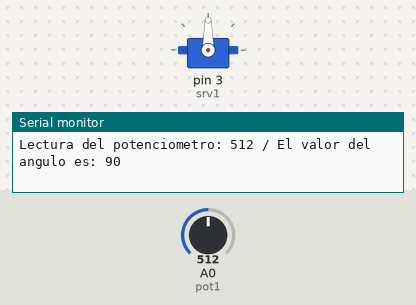
A sketch run on a simulated Arduino Uno, built with avr-gcc and run on an emulated ATmega328P. On the bench: servo, the last lines printed to the serial monitor. Inputs (shaded band) come from the test bench; at power-on: A0 (pot1) = 512.

Above: at 1.8 s.
1.9 s: A0 (pot1) set to 716
At 2.5 s:
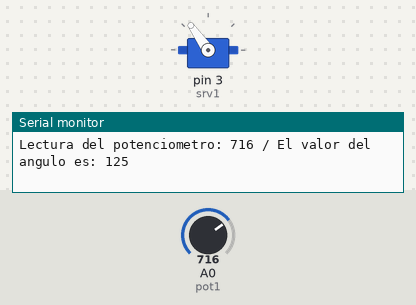
3.5 s: A0 (pot1) set to 900
At 5.2 s:
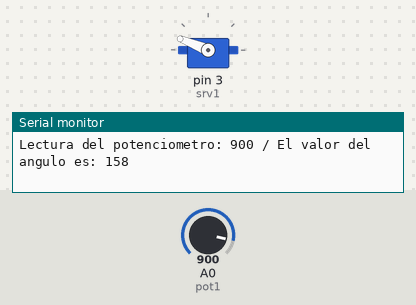
5.5 s: A0 (pot1) set to 1023
At 6.9 s:
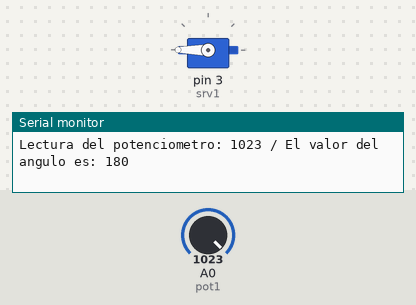
7.5 s: A0 (pot1) set to 306
At 8.4 s:
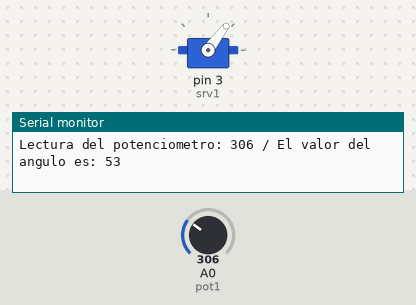
9.5 s: A0 (pot1) set to 122
At 11.2 s:
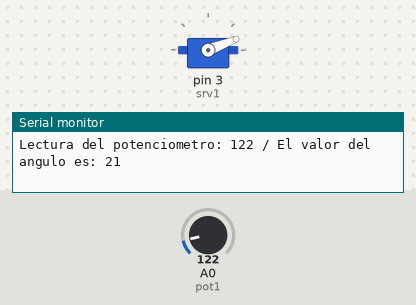
11.5 s: A0 (pot1) set to 0
At 12.8 s:
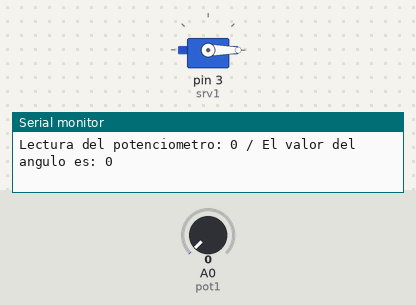
Timing chart, 0 to 14.5 s (numbered marks = the images above; inputs shaded):
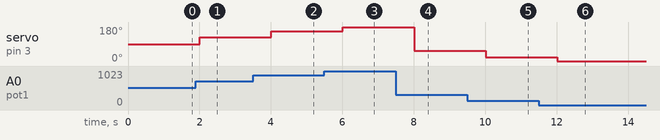

The sketch:

ServoPot.ino
```cpp
#include <Servo.h>

Servo servo;

const int srv1 = 3;
const int pot1 = A0;


int potValue = 0;
int angl = 0;

void setup()
{
  Serial.begin(9600);
  servo.attach(srv1);
}

void loop()
{
  	potValue = analogRead(pot1);
  	angl = map(potValue,0,1023,0,180);
  	servo.write(angl);

  	Serial.print("Lectura del potenciometro: ");
  	Serial.print(potValue);
  	Serial.print(" / El valor del angulo es: ");
  	Serial.println(angl);
  	delay(1000);
}
```

Measured:
- after the input at 1.9 s, servo on pin 3 (srv1): 90° → 125° after 0.10 s
- after the input at 3.5 s, servo on pin 3 (srv1): 125° → 158° after 0.50 s
- after the input at 5.5 s, servo on pin 3 (srv1): 158° → 180° after 0.51 s
- after the input at 7.5 s, servo on pin 3 (srv1): 180° → 53° after 0.51 s
- after the input at 9.5 s, servo on pin 3 (srv1): 53° → 21° after 0.51 s
- after the input at 11.5 s, servo on pin 3 (srv1): 21° → 0° after 0.51 s
